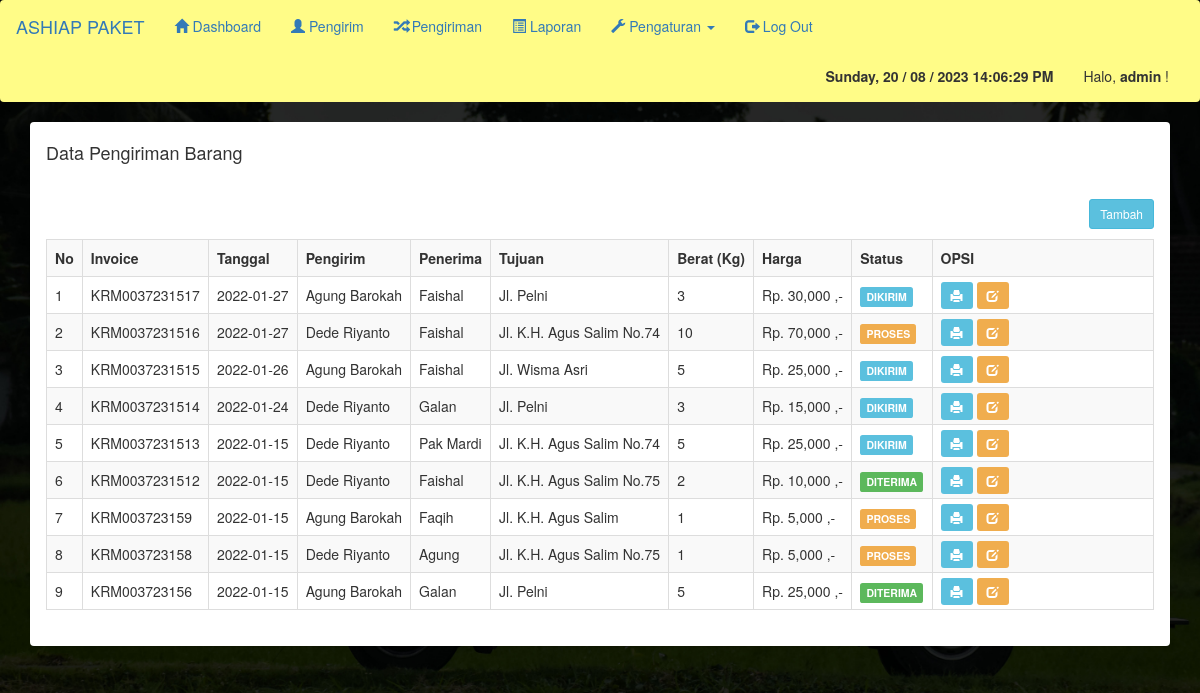
/Pengiriman/admin/pengiriman.php (signed in), run on the app's committed database.
### tables this page shows
CREATE TABLE `pengirim` (
  `id_pengirim` int(11) NOT NULL,
  `nama_pengirim` varchar(255) NOT NULL,
  `hp_pengirim` varchar(20) NOT NULL,
  `alamat_pengirim` text NOT NULL
);

CREATE TABLE `pengiriman` (
  `pengiriman_id` int(11) NOT NULL,
  `pengiriman_tgl` date NOT NULL,
  `pengiriman_pengirim` int(11) NOT NULL,
  `pengiriman_penerima` varchar(255) NOT NULL,
  `pengiriman_tujuan` varchar(255) NOT NULL,
  `pengiriman_berat` int(11) NOT NULL,
  `pengiriman_harga` int(11) NOT NULL,
  `pengiriman_status` int(11) NOT NULL
);

### Pengiriman/admin/pengiriman.php (the view)
<?php include 'header.php'; ?>
<div class="container">
    <div class="panel">
        <div class="panel-heading">
            <h4>Data Pengiriman Barang</h4>
        </div>
        <div class="panel-body">
            <a href="pengiriman_tambah.php" class="btn btn-sm btn-info pull-right">Tambah</a>
            <br/>
            <br/>
            <table class="table table-bordered table-striped">
                <tr>
                    <th width="1%">No</th>
                    <th>Invoice</th>
                    <th>Tanggal</th>
                    <th>Pengirim</th>
                    <th>Penerima</th>
                    <th>Tujuan</th>
                    <th>Berat (Kg)</th>
                    <th>Harga</th>
                    <th>Status</th>
                    <th width="20%">OPSI</th>
                </tr>
                <?php
                include '../koneksi.php';
                $data = mysqli_query($koneksi,"SELECT * FROM pengirim, pengiriman WHERE pengiriman_pengirim=id_pengirim ORDER BY pengiriman_id DESC");
                $no = 1;
                while($d = mysqli_fetch_array($data)){ ?>
                    <tr>
                        <td><?php echo $no++ ?></td>
                        <td>KRM00372315<?php echo $d['pengiriman_id']; ?></td>
                        <td><?php echo $d['pengiriman_tgl']; ?></td>
                        <td><?php echo $d['nama_pengirim']; ?></td>
                        <td><?php echo $d['pengiriman_penerima']; ?></td>
                        <td><?php echo $d['pengiriman_tujuan']; ?></td>
                        <td><?php echo $d['pengiriman_berat']; ?></td>
                        <td><?php echo "Rp. ".number_format($d['pengiriman_harga']) ." ,-"; ?></td>
                        <td>
                            <?php
                            if($d['pengiriman_status']=="0"){
                                echo "<div class='label label-warning'>PROSES</div>";
                            }else if($d['pengiriman_status']=="1"){
                                echo "<div class='label label-info'>DIKIRIM</div>";
                            }else if($d['pengiriman_status']=="2"){
                                echo "<div class='label label-success'>DITERIMA</div>";
                            }
                            ?>
                        </td>
                        <td>
                            <a href="pengiriman_invoice_cetak.php?id=<?php echo $d['pengiriman_id']; ?>" target="_blank" class="btn-sm btn-info"><span class="glyphicon glyphicon-print"></span></a>
                            <a href="pengiriman_edit.php?id=<?php echo $d['pengiriman_id']; ?>" class="btn-sm btn-warning"><span class="glyphicon glyphicon-edit"></span></a>
                        </td>
                    </tr>
                <?php } ?>
            </table>
        </div>
    </div>
</div>
<?php include 'footer.php'; ?>

### Pengiriman/admin/header.php (shortened to what this page needs)
<!DOCTYPE html>
<html lang="en">
<head>
    <link rel="stylesheet" type="text/css" href="../assets/css/bootstrap.css">
</head>
<body style="background-image:url('Background.jpg'); background-size: cover; height: 100vh;">
    <nav class="navbar navbar-dark" style="background-color:#FFFC87;">
        <div class="container-fluid">
            <div class="navbar-header">
                <a class="navbar-brand" href="index.php">ASHIAP PAKET</a>
            </div>
            <div class="collapse navbar-collapse" id="bs-example-navbar-collapse-1">
                <ul class="nav navbar-nav">
                    <li><a href="index.php"><i class="glyphicon glyphicon-home"></i> Dashboard</a></li>
                    <li><a href="pengirim.php"><i class="glyphicon glyphicon-user"></i> Pengirim</a></li>
                    <li><a href="pengiriman.php"><i class="glyphicon glyphicon-random"></i> Pengiriman</a></li>
                    <li><a href="laporan.php"><i class="glyphicon glyphicon-list-alt"></i> Laporan</a></li>
                    <li class="dropdown">
                        <a href="#" class="dropdown-toggle" data-toggle="dropdown" role="button" aria-haspopup="true" aria-expanded="false"><i class="glyphicon glyphicon-wrench"></i> Pengaturan <span class="caret"></span></a>
                    </li>
                    <li><a href="logout.php"><i class="glyphicon glyphicon-log-out"></i> Log Out</a></li>
                </ul>
                <ul class="nav navbar-nav navbar-right">
                    <li><p class="navbar-text"><b><?php echo date('l, d / m / Y H:i:s A');?></b></p></li>
                    <li><p class="navbar-text">Halo, <b><?php echo $_SESSION['username']; ?></b> !</p></li>
                </ul>
            </div>
        </div>
    </nav>

### Pengiriman/admin/footer.php
</body>
</html>

### data on the page
pengirim: pengiriman.pengiriman_id "17", pengiriman.pengiriman_tgl "2022-01-27", nama_pengirim "Agung Barokah", pengiriman.pengiriman_penerima "Faishal", pengiriman.pengiriman_tujuan "Jl. Pelni", pengiriman.pengiriman_berat "3", pengiriman.pengiriman_harga "30,000", shows "DIKIRIM", pengiriman.pengiriman_id "15", pengiriman.pengiriman_tgl "2022-01-26", pengiriman.pengiriman_tujuan "Jl. Wisma Asri", pengiriman.pengiriman_berat "5", pengiriman.pengiriman_harga "25,000", pengiriman.pengiriman_id "9", pengiriman.pengiriman_tgl "2022-01-15", pengiriman.pengiriman_penerima "Faqih", pengiriman.pengiriman_tujuan "Jl. K.H. Agus Salim", pengiriman.pengiriman_berat "1", pengiriman.pengiriman_harga "5,000", shows "PROSES", pengiriman.pengiriman_id "6", pengiriman.pengiriman_penerima "Galan", shows "DITERIMA"
pengirim: pengiriman.pengiriman_id "16", pengiriman.pengiriman_tgl "2022-01-27", nama_pengirim "Dede Riyanto", pengiriman.pengiriman_penerima "Faishal", pengiriman.pengiriman_tujuan "Jl. K.H. Agus Salim No.74", pengiriman.pengiriman_berat "10", pengiriman.pengiriman_harga "70,000", shows "PROSES", pengiriman.pengiriman_id "14", pengiriman.pengiriman_tgl "2022-01-24", pengiriman.pengiriman_penerima "Galan", pengiriman.pengiriman_tujuan "Jl. Pelni", pengiriman.pengiriman_berat "3", pengiriman.pengiriman_harga "15,000", shows "DIKIRIM", pengiriman.pengiriman_id "13", pengiriman.pengiriman_tgl "2022-01-15", pengiriman.pengiriman_penerima "Pak Mardi", pengiriman.pengiriman_berat "5", pengiriman.pengiriman_harga "25,000", pengiriman.pengiriman_id "12", pengiriman.pengiriman_tujuan "Jl. K.H. Agus Salim No.75", pengiriman.pengiriman_berat "2", pengiriman.pengiriman_harga "10,000", shows "DITERIMA", pengiriman.pengiriman_id "8", pengiriman.pengiriman_penerima "Agung", pengiriman.pengiriman_berat "1", pengiriman.pengiriman_harga "5,000"

### other printed values
$_SESSION['username'] "admin"
